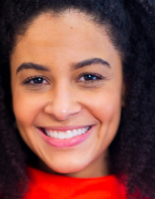
#> input picture teste_1.jpeg, 155 x 199 px
$ python byImage.py
#> lines starting #> are read from the running program, lines starting #| are printed output that depends on the picture; after the words box and inside, x2 and y2 are one past the last pixel; in counts of white or black regions, pixels touching at a corner belong together
import cv2
import numpy as np

# Tons de pele em dicionario conforme valores utilizados na escala de Taylor Hyperpigmentation
dicionario_cores = {
    'deep_1': np.array([75, 57, 50], dtype=np.uint8),
    'deep_2': np.array([90, 69, 60], dtype=np.uint8),
    'deep_3': np.array([105, 80, 70], dtype=np.uint8),
    'medium_deep_1': np.array([120, 92, 80], dtype=np.uint8),
    'medium_deep_2': np.array([135, 103, 90], dtype=np.uint8),
    'medium_deep_3': np.array([150, 114, 100], dtype=np.uint8),
    'medium_1': np.array([165, 126, 110], dtype=np.uint8),
    'medium_2': np.array([180, 138, 120], dtype=np.uint8),
    'medium_3': np.array([195, 149, 130], dtype=np.uint8),
    'light_medium_1': np.array([210, 161, 140], dtype=np.uint8),
    'light_medium_2': np.array([225, 172, 150], dtype=np.uint8),
    'light_medium_3': np.array([240, 184, 160], dtype=np.uint8),
    'light_1': np.array([255, 195, 170], dtype=np.uint8),
    'light_2': np.array([255, 206, 180], dtype=np.uint8),
    'light_3': np.array([255, 218, 190], dtype=np.uint8)
}

# Função para determinar o tom de pele
def encontrar_tom_de_pele(imagem):
    # Converte a imagem para o espaço de cor HSV
    imagem_hsv = cv2.cvtColor(imagem, cv2.COLOR_BGR2HSV)

    # Define a faixa de cores de pele no espaço HSV
    cor_min = np.array([0, 48, 80], dtype=np.uint8)
    cor_max = np.array([20, 255, 255], dtype=np.uint8)

    # Filtra a imagem para encontrar pixels de cor de pele
    mascara = cv2.inRange(imagem_hsv, cor_min, cor_max)

    # Calcula a média dos valores de pixel da região de pele
    media_pele = cv2.mean(imagem, mask=mascara)[:3]

    # Calcula a distância euclidiana entre a média da pele e as cores do dicionário
    distancias = [np.linalg.norm(media_pele - cor) for cor in dicionario_cores.values()]

    # Encontra o índice da cor mais próxima
    indice_tom_pele = np.argmin(distancias)

    # Obtém o nome do tom de pele correspondente
    tom_pele = list(dicionario_cores.keys())[indice_tom_pele]

    return tom_pele

# Carregar imagem
imagem = cv2.imread('teste_1.jpeg')
#> imagem is the input picture: shape (199, 155, 3); mean B, G, R 70.9, 78, 131.2

# Converter a imagem para escala de cinza
imagem_cinza = cv2.cvtColor(imagem, cv2.COLOR_BGR2GRAY)
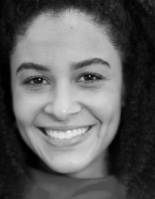
#> imagem_cinza: shape (199, 155); min 0, max 237, mean 93.1

# Carregar classificador Haar Cascade para detecção de faces
classificador_rosto = cv2.CascadeClassifier('haarcascade_frontalface_default.xml')

# Detectar rostos na imagem
rostos = classificador_rosto.detectMultiScale(imagem_cinza, scaleFactor=1.1, minNeighbors=5, minSize=(30, 30))
#> rostos = [[5, 31, 124, 124]]

# Processar cada rosto encontrado
for (x, y, w, h) in rostos:
    # Desenhar retângulo ao redor do rosto
    cv2.rectangle(imagem, (x, y), (x + w, y + h), (0, 255, 0), 2)
#> this loop made 1 pass
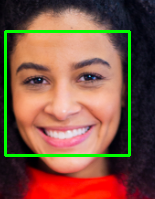
#> imagem: shape (199, 155, 3); 4.81% of pixels changed, all inside (x1, y1, x2, y2) = (4, 30, 131, 157)

# Exibir imagem com os rostos detectados
cv2.imshow('Rostos detectados', imagem)
cv2.waitKey(0)
cv2.destroyAllWindows()


# Converter a imagem para o espaço de cores HSV
imagem_hsv = cv2.cvtColor(imagem, cv2.COLOR_BGR2HSV)
#> imagem_hsv: shape (199, 155, 3); mean H, S, V 68.7, 134.2, 141.9

# Definir os intervalos de valores de H, S e V para a cor da pele
h_min = 0
h_max = 20
s_min = 48
s_max = 255
v_min = 80
v_max = 255

# Criar uma máscara binária para filtrar os pixels de pele
mascara = cv2.inRange(imagem_hsv, (h_min, s_min, v_min), (h_max, s_max, v_max))
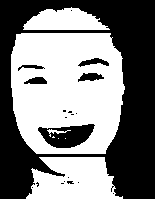
#> mascara: shape (199, 155); 50.2% white; 20 black regions (14 under 20 px), largest, box (x1, y1, x2, y2) and area: (0, 0, 155, 199) 13975, (38, 124, 95, 148) 856, (78, 73, 104, 82) 148, (78, 58, 109, 67) 139, (24, 77, 47, 84) 119, (18, 65, 45, 71) 74

# Aplicar a máscara na imagem original para obter a região de pele
imagem_pele = cv2.bitwise_and(imagem, imagem, mask=mascara)
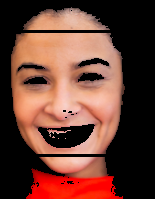
#> imagem_pele: shape (199, 155, 3); mean B, G, R 51.6, 63.3, 106.3

# Exibir a imagem da região de pele
cv2.imshow('Região de Pele', imagem_pele)
cv2.waitKey(0)
cv2.destroyAllWindows()

# Encontra o tom de pele da região de pele
tom_pele = encontrar_tom_de_pele(imagem_pele)
#> in encontrar_tom_de_pele, `imagem_hsv = cv2.cvtColor(imagem, cv2.COLOR_BGR2HSV)`: imagem_hsv: shape (199, 155, 3); mean H, S, V 3.6, 65.2, 106.3
#> in encontrar_tom_de_pele, `media_pele = cv2.mean(imagem, mask=mascara)[:3]`: media_pele = (102.7, 126.1, 211.8)
#> in encontrar_tom_de_pele, `distancias = [np.linalg.norm(media_pele - cor) for cor in dicionario_c..`: distancias = [178.1, 162.7, 149.1, 137.2, 128.1, 122, 119.4, 120.6, 125.4, 133.7, 144.5, 157.7, 172.3, 174.9, 179.2]
#> in encontrar_tom_de_pele, `indice_tom_pele = np.argmin(distancias)`: indice_tom_pele = 6
#> in encontrar_tom_de_pele, `tom_pele = list(dicionario_cores.keys())[indice_tom_pele]`: tom_pele = 'medium_1'
#> tom_pele = 'medium_1'

print('Tom de pele:', tom_pele)
#| Tom de pele: medium_1

$ run again, with teste_2.jpeg copied over teste_1.jpeg
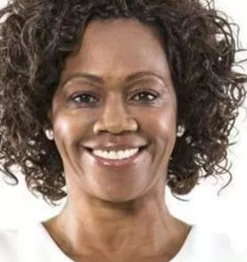
#> input picture teste_2.jpeg, 247 x 262 px
#> imagem is the input picture: shape (262, 247, 3); mean B, G, R 111.3, 123.6, 144.2
#> rostos = [[33, 29, 164, 164]]
#> the loop `for (x, y, w, h) in rostos:` made 1 pass
#> `mascara = cv2.inRange(imagem_hsv, (h_min, s_min, v_min), (h_max, s_max..`:
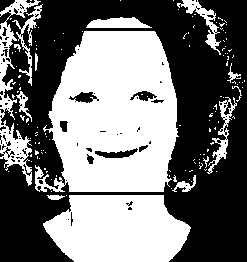
#> mascara: shape (262, 247); 46% white; 131 white regions (116 under 20 px), largest, box (x1, y1, x2, y2) and area: (35, 31, 179, 192) 17081, (43, 195, 191, 262) 7870, (0, 0, 41, 186) 1921
#> `imagem_pele = cv2.bitwise_and(imagem, imagem, mask=mascara)`:
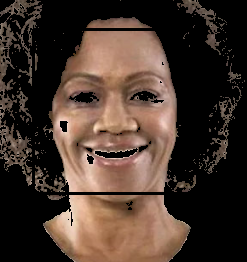
#> imagem_pele: shape (262, 247, 3); mean B, G, R 45.4, 54.7, 71.2
#> media_pele = (98.68, 118.8, 154.6)
#> distancias = [123.8, 107.3, 93.31, 82.11, 75.8, 75.11, 80.26, 90.45, 103.9, 120, 137.2, 155.7, 174.6, 180.8, 188.5]
#> indice_tom_pele = 5
#> in encontrar_tom_de_pele, `tom_pele = list(dicionario_cores.keys())[indice_tom_pele]`: tom_pele = 'medium_deep_3'
#| Tom de pele: medium_deep_3

$ run again, with teste_3.jpeg copied over teste_1.jpeg
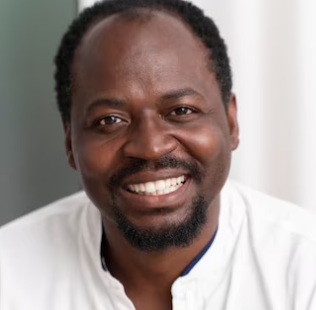
#> input picture teste_3.jpeg, 316 x 310 px
#> imagem is the input picture: shape (310, 316, 3); mean B, G, R 139.8, 143.5, 156.4
#> rostos = [[68, 52, 167, 167]]
#> the loop `for (x, y, w, h) in rostos:` made 1 pass
#> `mascara = cv2.inRange(imagem_hsv, (h_min, s_min, v_min), (h_max, s_max..`:
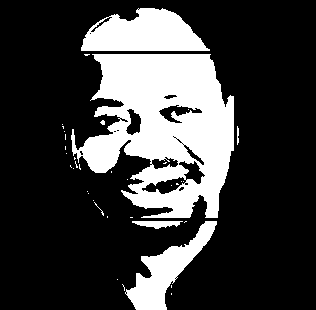
#> mascara: shape (310, 316); 24.2% white; 37 white regions (32 under 20 px), largest, box (x1, y1, x2, y2) and area: (71, 54, 234, 218) 16636, (81, 8, 210, 51) 3866, (125, 221, 217, 310) 2788, (132, 221, 183, 229) 257, (237, 126, 239, 145) 32
#> `imagem_pele = cv2.bitwise_and(imagem, imagem, mask=mascara)`:
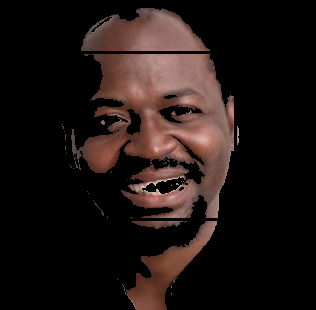
#> imagem_pele: shape (310, 316, 3); mean B, G, R 19.3, 21.6, 31.3
#> media_pele = (79.63, 89.29, 129.4)
#> distancias = [85.8, 73, 65.21, 63.82, 69.3, 80.15, 94.92, 112, 129.9, 149.2, 168.5, 188.7, 208.8, 216.7, 225.8]
#> indice_tom_pele = 3
#> in encontrar_tom_de_pele, `tom_pele = list(dicionario_cores.keys())[indice_tom_pele]`: tom_pele = 'medium_deep_1'
#| Tom de pele: medium_deep_1
